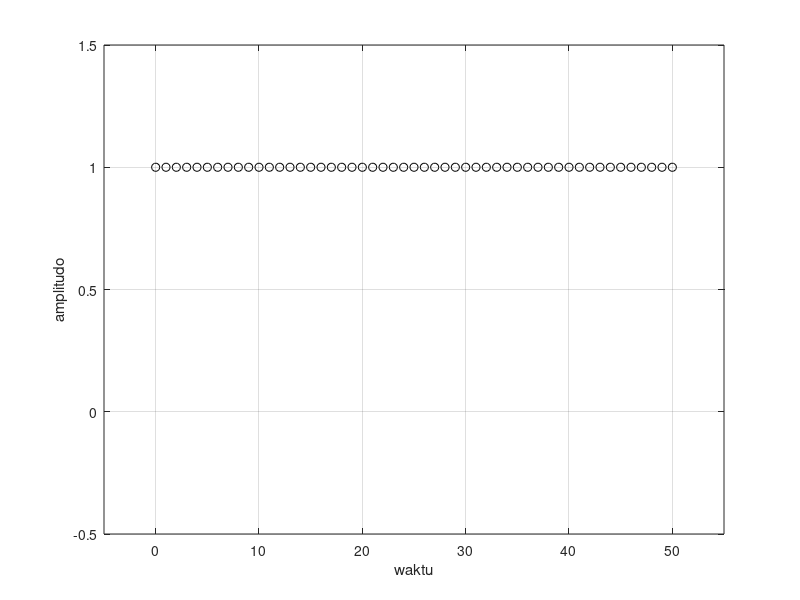

Source code (MATLAB):
%Menampilkan Sinyal step
n=0:50;
undak=ones(1,51);
plot(n,undak,'ko'), grid;
xlabel('waktu'), ylabel('amplitudo');
axis([-5 55 -0.5 1.5]);
